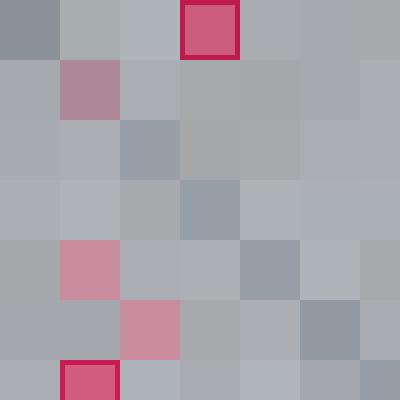
Frame 1 (no input)
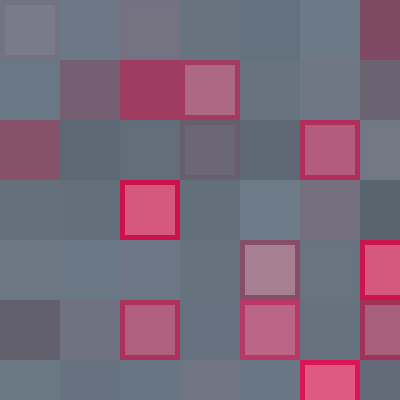
Frame 60 (the mouse pressed at the canvas centre just before this capture)
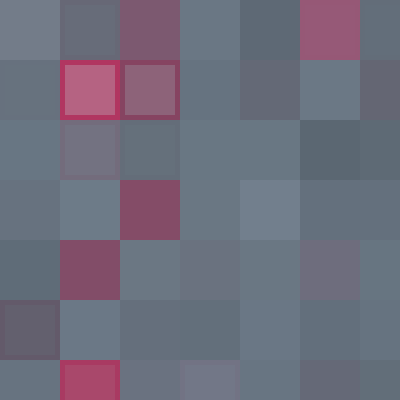
Frame 120 (the mouse held since frame 60 and released just before this capture)

The Processing sketch that drew these frames (run headless with seeded random() and noise(); from frame 60 on, the mouse is pressed at the canvas centre):

// Processing sketch: processing_9960
// ── processing_9960.pde

     void setup() {
       size(400, 400);
       colorMode(HSB, 100);
       noStroke();

     } 

     void draw() {
       
       int y = 0;
for(int x=0; x<width; x+=60) {
  // rows
  delay(5);
  for(int m=0; m<height; m+=60) {
    int omer = int(random(40));
    int hugh = int(random(20))+40;
    if(omer < 2) {
      fill(95, 95, hugh+35,33);
    } 
    else { 
      fill(58, 20, hugh,33);
    } 
    rect(x, m, 60, 60);
    delay(1);
      if(omer == 30){
      fill(95, 95, hugh+35,90);
      rect(x, m, 60, 60);
      delay(1);
      fill(90,33);
      rect(x+5, m+5, 50, 50);
      delay(1);      

    }

  }
  //lines
  int omer = int(random(40));
  int hugh = int(random(20))+40;
  if(omer < 2) {
    fill(95, 95, hugh+35,33);
  } 
  else { 
    fill(58, 20, hugh,33);
  } 
  rect(x, y, 60, 60);
    if(omer == 30){
    fill(95, 95, hugh+35,33);
    rect(x, y, 60, 60);
    fill(90,33);
    rect(x+5, y+5, 50, 50);
    
  }
  y += 60; 


}

     }
